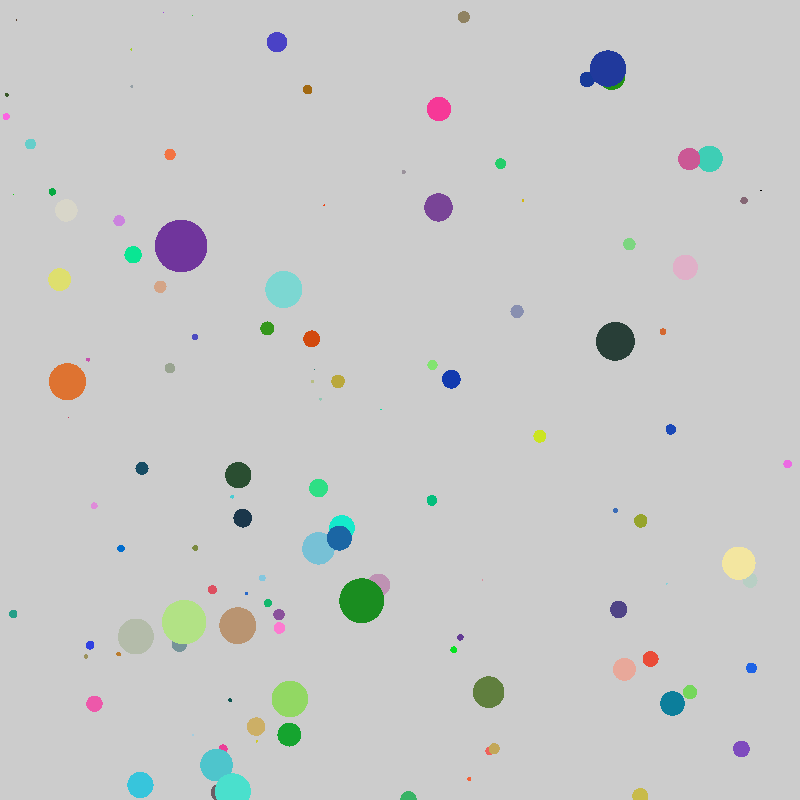
Frame 1 (no input)
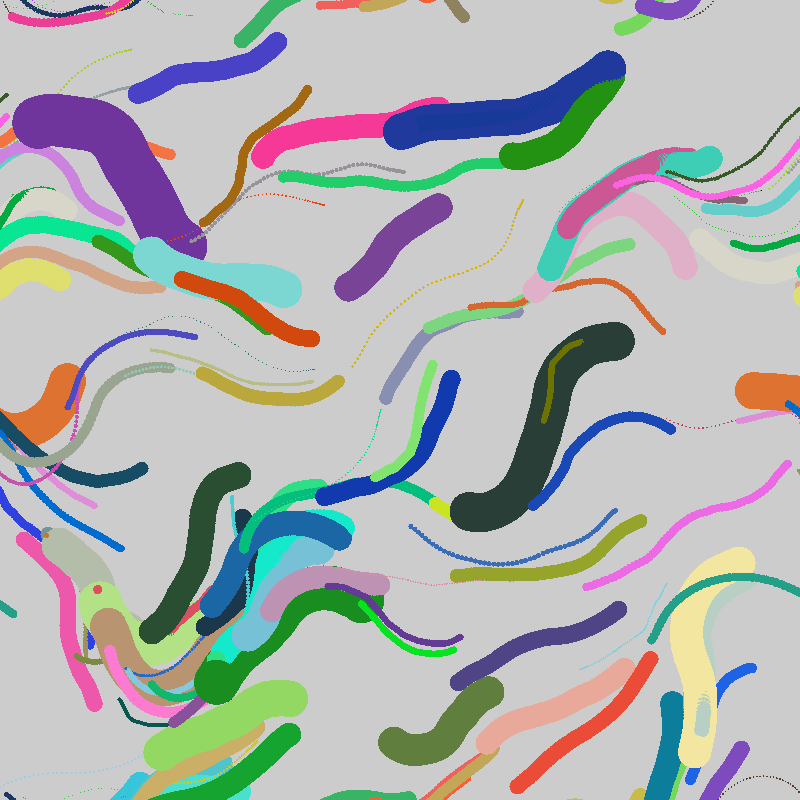
Frame 60 (the mouse pressed at the canvas centre just before this capture)
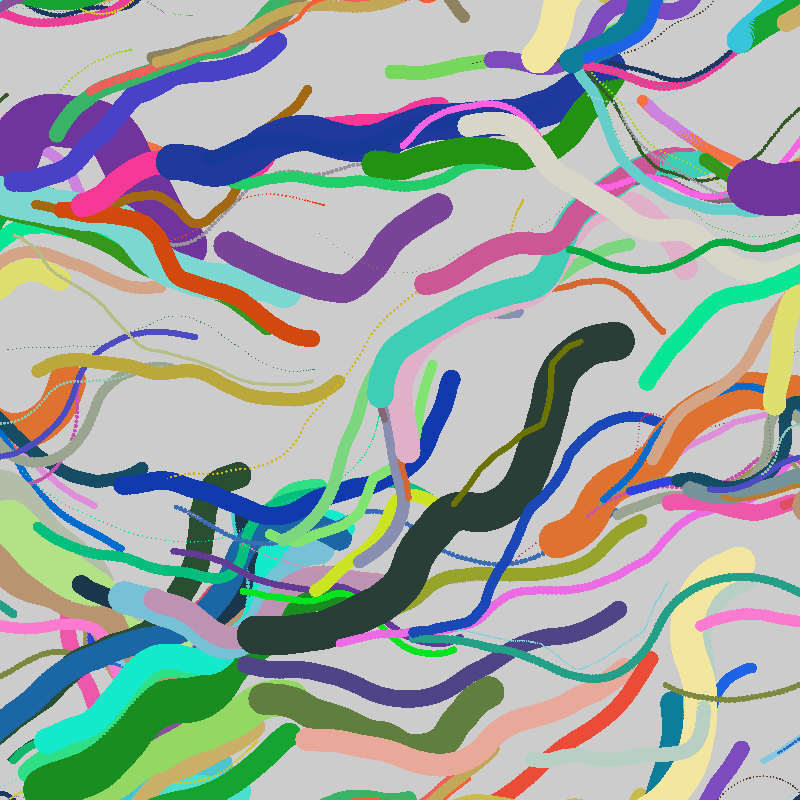
Frame 120 (the mouse held since frame 60 and released just before this capture)

The Processing sketch that drew these frames (run headless with seeded random() and noise(); from frame 60 on, the mouse is pressed at the canvas centre):

// Processing sketch: daily035_FlowFieldFun
// ── daily035_FlowFieldFun.pde
/*
* 035_FlowFieldFun  
* by Josh Holinaty / Mar.1.2017
* ---
* Some flow fields and auto walkers. 
* This is based off the 'Autonomous Agents' chapter
* from Daniel Shiffman's 'The Nature of Code'.
*/

ArrayList<Vehicle> vehicles;
FlowField flow;
int flowRes = 52; // flow field is w and h of flowField (flowRes * flowRes)

void setup() {
  size(800, 800);
  noSmooth();
  vehicles = new ArrayList<Vehicle>();
  flow = new FlowField(int(width/flowRes));
  for (int i = 0; i < 120; i++) {
    vehicles.add(new Vehicle(new PVector(random(width), random(height)), random(2, 5), random(0.1, 0.5), random(1, 1*i/2)));
  }
}

void draw() {
  for (Vehicle v : vehicles) {
    v.follow(flow);
    v.run();
  }
}

void mousePressed() {
  flow.init();
}
// ── FlowField.pde
class FlowField {
  PVector[][] field;
  int cols, rows;
  int resolution;

  FlowField(int r) {
    resolution = r;
    cols = width/resolution;
    rows = height/resolution;
    field = new PVector[cols][rows];
    init();
  }

  void init() {
    // Reseed noise so we get a new flow field every time
    float dir = (random(100) > 50) ? 1 : -1;
    float r = random(50000);
    float xoff = r;
    for (int i = 0; i < cols; i++) {
      float yoff = r;
      for (int j = 0; j < rows; j++) {
        float theta = map(noise(xoff, yoff), 0, 1, 0, TWO_PI);
        // Polar to cartesian coordinate transformation to get x and y components of the vector
        field[i][j] = new PVector(cos(theta)*dir, sin(theta)*dir);
        yoff += 0.1;
      }
      xoff += 0.1;
    }
  }

  PVector lookUp(PVector lookup) {
    int column = int(constrain(lookup.x/resolution, 0, cols-1));
    int row = int(constrain(lookup.y/resolution, 0, rows-1));
    return field[column][row].copy();
  }

  void display() {
    for (int i = 0; i < cols; i++) {
      for (int j = 0; j < rows; j++) {
        drawVector(field[i][j], i*resolution, j*resolution, resolution-2);
      }
    }
  }


  // Renders a vector object 'v' as an arrow and a location 'x,y'
  void drawVector(PVector v, float x, float y, float scayl) {
    pushMatrix();
    float arrowsize = 4;
    // Translate to location to render vector
    translate(x, y);
    //stroke(0,100);
    // Call vector heading function to get direction (note that pointing up is a heading of 0) and rotate
    rotate(v.heading());
    // Calculate length of vector & scale it to be bigger or smaller if necessary
    float len = v.mag()*scayl;
    // Draw three lines to make an arrow (draw pointing up since we've rotate to the proper direction)
    line(0, 0, len, 0);
    line(len, 0, len-arrowsize, +arrowsize/2);
    line(len, 0, len-arrowsize, -arrowsize/2);
    popMatrix();
  }
} 
// ── Vehicle.pde
class Vehicle {
  PVector location;
  PVector velocity;
  PVector acceleration;
  float r;
  float mass;
  float maxSpeed;
  float maxForce;
  color c1, c2;

  Vehicle(PVector l, float ms, float mf, float size) {
    location = l.copy();
    velocity = new PVector(0, 0);
    acceleration = new PVector(0, 0);
    r = size;
    maxSpeed = ms;
    maxForce = mf;
    c1 = color(random(255), random(50,235), random(235));
    float r = red(c1);
    float g = green(c1);
    c2 = color(g, r, random(50,255));
  }
  
  void run() {
    update();
    display();
    checkEdges();
  }
  
  void follow(FlowField flow) {
    PVector desired = flow.lookUp(location);
    desired.mult(maxSpeed);
    PVector steer = PVector.sub(desired, velocity);
    steer.limit(maxForce);
    applyForce(steer);
  }

  void update() {
    velocity.add(acceleration);
    velocity.limit(maxSpeed);
    location.add(velocity);
    acceleration.mult(0);
  }

  void applyForce(PVector force) {
    acceleration.add(force);
  }

  void checkEdges() {
    if (location.x < -r) location.x = width+r;
    if (location.y < -r) location.y = height+r;
    if (location.x > width+r) location.x = -r;
    if (location.y > height+r) location.y = -r;
  }

  void seek(PVector target) {
    PVector desired = PVector.sub(target, location);
    desired.div(0.05);
    desired.normalize();
    desired.mult(maxSpeed);
    PVector steer = PVector.sub(desired, velocity);
    steer.limit(maxForce);
    applyForce(steer);
  }

  // follow a specific target
  void arrive(PVector target) {
    PVector desired = PVector.sub(target,location);  // A vector pointing from the location to the target
    float d = desired.mag();
    // Normalize desired and scale with arbitrary damping within 100 pixels
    desired.normalize();
    if (d < 100) {
      float m = map(d,0,100,0,maxSpeed);
      desired.mult(m);
    } else {
      desired.mult(maxSpeed);
    }
    // Steering = Desired minus Velocity
    PVector steer = PVector.sub(desired,velocity);
    steer.limit(maxForce);  // Limit to maximum steering force
    applyForce(steer);
  }
  
   void display() {
    float theta = velocity.heading() + PI/2;
    fill(c1);
    pushMatrix();
    translate(location.x, location.y);
    rotate(theta);
    ellipse(0,0, r, r);
    
    //optional trailer
    //strokeWeight(r*0.05);
    //stroke(c2);
    //line(0,r/2,0,0);
    
    noStroke();
    popMatrix();
  }
}  
